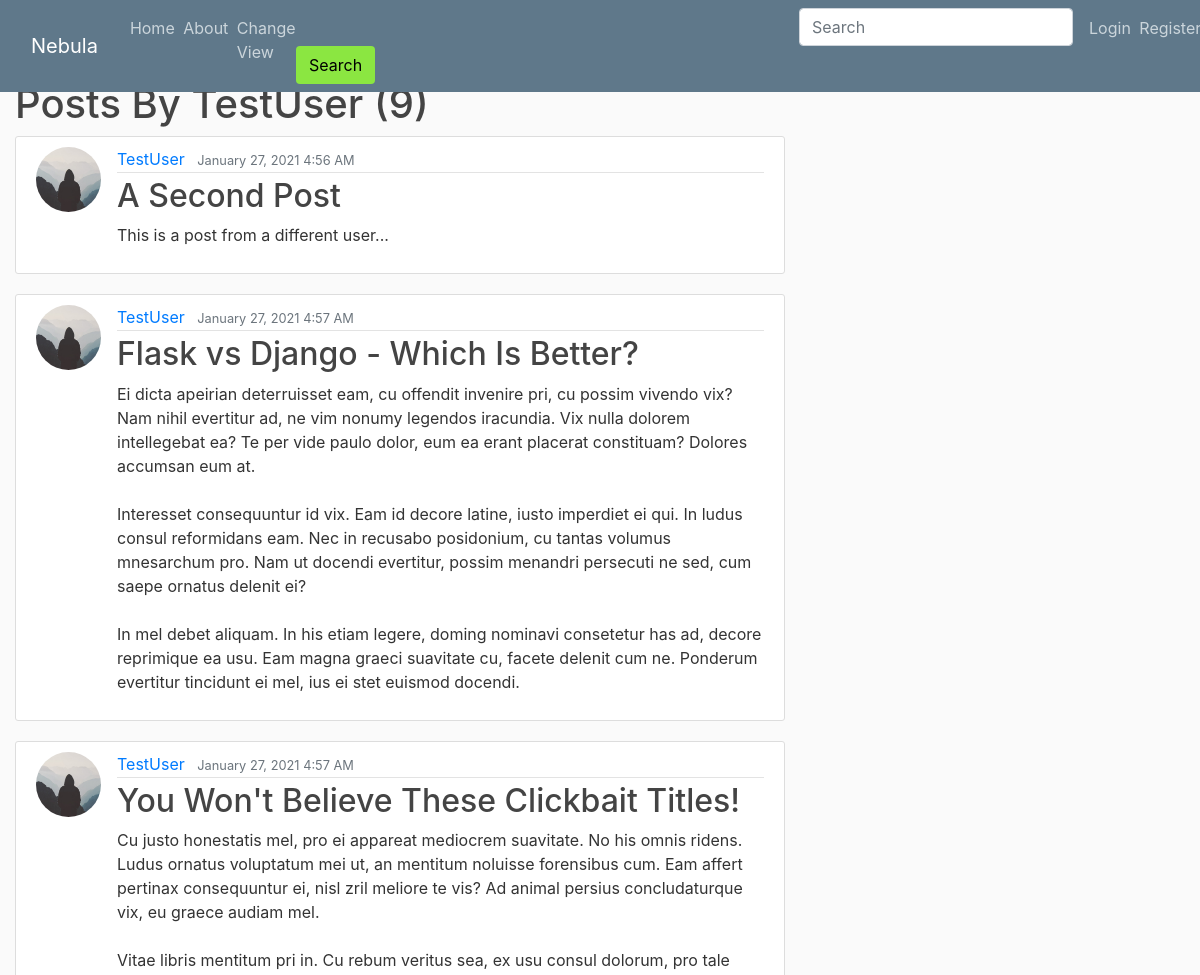
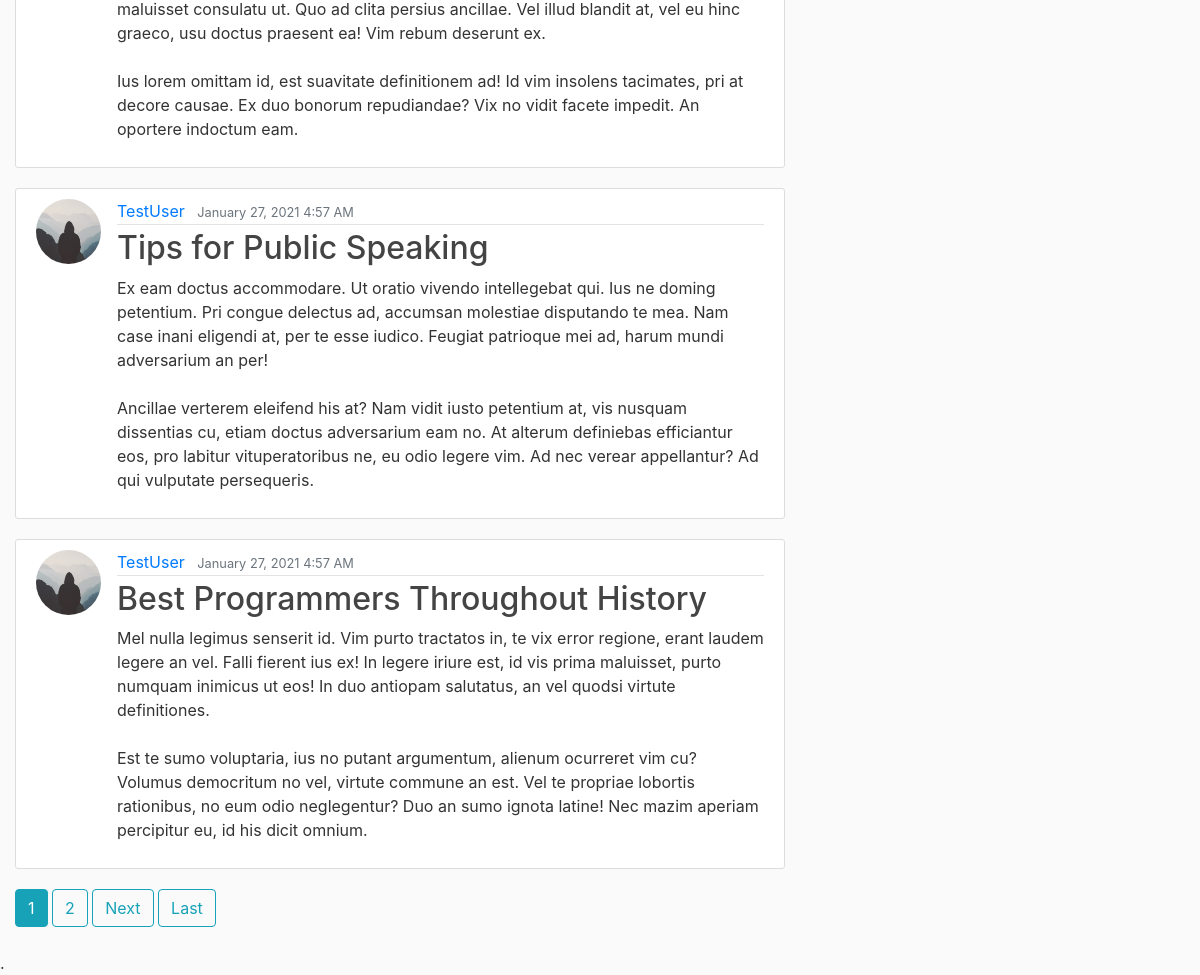
Page /user/TestUser on the committed database (2 pictures, top to bottom).
### blog/models.py (models this page shows, shortened)
class Post(models.Model):
	title = models.CharField(max_length=100)
	content = models.TextField()
	date_posted = models.DateTimeField(default=timezone.now)
	author = models.ForeignKey(User, on_delete=models.CASCADE)
	blog_image = models.ImageField(default='default_blog.jpg' ,upload_to='blog_pics')
	audio = models.FileField(default="No audio posted", upload_to='audio_files')
	video = models.FileField(default="No video posted", upload_to='video_files')
	keywords = models.CharField(max_length=50, default='')

### users/models.py (models this page shows, shortened)
class Profile(models.Model):
	user = models.OneToOneField(User, on_delete=models.CASCADE)
	image = models.ImageField(default='default.jpg', upload_to='profile_pics')

### blog/views.py (the view)
# urls.py: path('user/<str:username>', UserPostListView.as_view(), name='user-posts'),
class UserPostListView(ListView):
	model = Post
	template_name = 'blog/user_posts.html' # '<app>/<model>_<viewtype>.html'
	context_object_name = 'posts'
	paginate_by = 5
	def get_queryset(self):
		user = get_object_or_404(User, username=self.kwargs.get('username'))
		return Post.objects.filter(author=user).order_by('date_posted')

### blog/templates/blog/user_posts.html (shortened to what this page needs)
{% extends "blog/base.html" %}
{% block content %}
		<h1 class="mg-3">Posts By {{ view.kwargs.username}} ({{page_obj.paginator.count }})</h1>
	{% for post in posts %}
		<article class="media content-section">
			<img class="rounded-circle article-img" src="{{ post.author.profile.image.url }}">
		  <div class="media-body">
			<div class="article-metadata">
			  <a class="mr-2" href="{% url 'user-posts' post.author.username %}">{{ post.author }}</a>
			  <small class="text-muted">{{ post.date_posted | date:"F d, Y f A" }}</small>
			</div>
			<h2><a class="article-title" href="{% url 'post-detail' post.id %}">{{ post.title }}</a></h2>
			<p class="article-content">{{ post.content }}</p>
		  </div>
		</article>
	{% endfor %}
	{% if is_paginated %}
		{% for num in page_obj.paginator.page_range %}
			{% if page_obj.number == num %}
				<a class="btn btn-info mb-4" href="?page={{ num }}">{{ num }}</a>
			{% elif num > page_obj.number|add:'-3' and num < page_obj.number|add:'3' %}
				<a class="btn btn-outline-info mb-4" href="?page={{ num }}">{{ num }}</a>
			{% endif %}
		{% endfor %}
		{% if page_obj.has_next %}
			<a class="btn btn-outline-info mb-4" href="?page={{page_obj.next_page_number}}">Next</a>
			<a class="btn btn-outline-info mb-4" href="?page={{ page_obj.paginator.num_pages }}">Last</a>
		{% endif %}
	{% endif %}
{% endblock content%}

### blog/static/blog/main.css (style rules this page uses)
body { background: #fafafa; color: #333333; margin-top: 5rem; }
h1, h2, h3, h4, h5, h6 { color: #444444; }
.content-section { background: #ffffff; padding: 10px 20px; border: 1px solid #dddddd; border-radius: 3px; margin-bottom: 20px; }
.article-title { color: #444444; }
.article-content { white-space: pre-line; }
.article-img { height: 65px; width: 65px; margin-right: 16px; }
.article-metadata { padding-bottom: 1px; margin-bottom: 4px; border-bottom: 1px solid #e3e3e3 }

### rows in the picture
Post: author.profile.image (placeholder picture), author "TestUser", date_posted "January 27, 2021 4:56 AM", title "A Second Post", content "This is a post from a different user..."
Post: author.profile.image (placeholder picture), author "TestUser", date_posted "January 27, 2021 4:57 AM", title "Flask vs Django - Which Is Better?", content "Ei dicta apeirian deterruisset eam, cu offendit invenire pri, cu possim vivendo vix? Nam nihil evertitur ad, ne vim nonumy legendos iracundia. Vix nulla dolorem intellegebat ea? Te per vide paulo dolor, eum ea erant placerat constituam? Dolores accumsan eum at. Interesset consequuntur id vix. Eam id decore latine, iusto imperdiet ei qui. In ludus consul reformidans eam. Nec in recusabo posidonium, cu tantas volumus mnesarchum pro. Nam ut docendi evertitur, possim menandri persecuti ne sed, cum saepe ornatus delenit ei? In mel debet aliquam. In his etiam legere, doming nominavi consetetur has ad, decore reprimique ea usu. Eam magna graeci suavitate cu, facete delenit cum ne. Ponderum…"
Post: author.profile.image (placeholder picture), author "TestUser", date_posted "January 27, 2021 4:57 AM", title "You Won't Believe These Clickbait Titles!", content "Cu justo honestatis mel, pro ei appareat mediocrem suavitate. No his omnis ridens. Ludus ornatus voluptatum mei ut, an mentitum noluisse forensibus cum. Eam affert pertinax consequuntur ei, nisl zril meliore te vis? Ad animal persius concludaturque vix, eu graece audiam mel. Vitae libris mentitum pri in. Cu rebum veritus sea, ex usu consul dolorum, pro tale maluisset consulatu ut. Quo ad clita persius ancillae. Vel illud blandit at, vel eu hinc graeco, usu doctus praesent ea! Vim rebum deserunt ex. Ius lorem omittam id, est suavitate definitionem ad! Id vim insolens tacimates, pri at decore causae. Ex duo bonorum repudiandae? Vix no vidit facete impedit. An oportere indoctum eam."
Post: author.profile.image (placeholder picture), author "TestUser", date_posted "January 27, 2021 4:57 AM", title "Tips for Public Speaking", content "Ex eam doctus accommodare. Ut oratio vivendo intellegebat qui. Ius ne doming petentium. Pri congue delectus ad, accumsan molestiae disputando te mea. Nam case inani eligendi at, per te esse iudico. Feugiat patrioque mei ad, harum mundi adversarium an per! Ancillae verterem eleifend his at? Nam vidit iusto petentium at, vis nusquam dissentias cu, etiam doctus adversarium eam no. At alterum definiebas efficiantur eos, pro labitur vituperatoribus ne, eu odio legere vim. Ad nec verear appellantur? Ad qui vulputate persequeris."
Post: author.profile.image (placeholder picture), author "TestUser", date_posted "January 27, 2021 4:57 AM", title "Best Programmers Throughout History", content "Mel nulla legimus senserit id. Vim purto tractatos in, te vix error regione, erant laudem legere an vel. Falli fierent ius ex! In legere iriure est, id vis prima maluisset, purto numquam inimicus ut eos! In duo antiopam salutatus, an vel quodsi virtute definitiones. Est te sumo voluptaria, ius no putant argumentum, alienum ocurreret vim cu? Volumus democritum no vel, virtute commune an est. Vel te propriae lobortis rationibus, no eum odio neglegentur? Duo an sumo ignota latine! Nec mazim aperiam percipitur eu, id his dicit omnium."

### other values in the picture
{{ view.kwargs.username }} "TestUser"
{{ page_obj.paginator.count }} "9"
{{ num }} "1"
{{ num }} "2"
